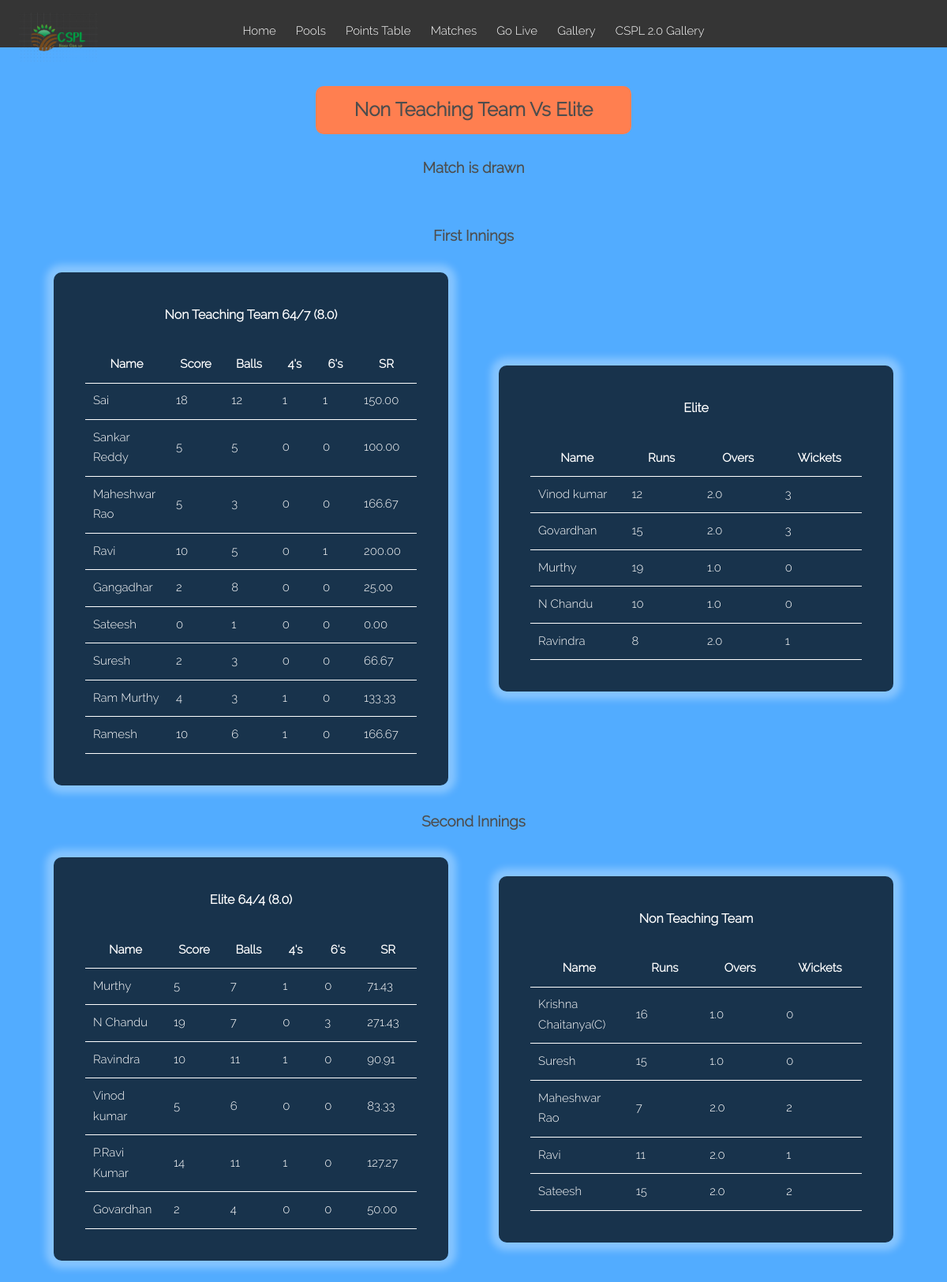
/CSPL/score.php?mid=41, run on the app's committed database.
### tables this page shows
CREATE TABLE `matches` (
  `id` int(11) NOT NULL,
  `t1` varchar(30) NOT NULL,
  `t2` varchar(30) NOT NULL,
  `status` tinyint(4) NOT NULL DEFAULT 1,
  `t1s` varchar(8) NOT NULL DEFAULT '0,0',
  `t2s` varchar(8) NOT NULL DEFAULT '0,0',
  `changed` varchar(2) NOT NULL DEFAULT '0',
  `t1e` int(11) NOT NULL DEFAULT 0,
  `t22` int(11) NOT NULL DEFAULT 0
);

CREATE TABLE `scorecard` (
  `mid` int(11) NOT NULL,
  `tid` int(11) NOT NULL,
  `pid` int(11) NOT NULL,
  `name` varchar(20) NOT NULL,
  `score` varchar(15) NOT NULL,
  `state` enum('bowling','batting') NOT NULL,
  `innings` varchar(1) NOT NULL,
  `id` int(11) NOT NULL
);

### CSPL/score.php (the view, shortened to what this page needs)
<!DOCTYPE html>
<html>
<head>
<link rel="stylesheet" type="text/css" href="style.css">
</head>
<body>
	<div id="header">
            <a href="index.php"><img src="logo.png" id="logo"></a>
			<a class="link" href="index.php">Home</a>
			<a class="link" href="index.php">Pools</a>
			<a class="link" href="index.php">Points Table</a>
			<a class="link" href="matches.php">Matches</a>
			<a class="link" href="score.php">Go Live</a>
			<a class="link" href="gallery/gallery.php">Gallery</a>
			<a class="link" href="gallery/gallery.php?season=2">CSPL 2.0 Gallery</a>
	</div>
	<br><br><br>
	<div id="pool" align="center"><br>
        <h2 id="title" style="background-color: coral;width: 400px;padding: 10px;border-radius: 10px;"></h2><br>
        <h3 id="result"></h3>
		<div>
			<div><br><br>
				<h3>First Innings</h3>
				<div align="center" class="cord">
					<?php
						$conn=mysqli_connect("localhost","root","","cspl3");
						$mid=-1;
						if($_GET['mid'])
						{
							if($res=mysqli_fetch_array(mysqli_query($conn,"SELECT id from matches where id='".$_GET['mid']."' and status!=1")))
                            {
								$mid=$res[0];
                            }
						}
						else if($res=mysqli_fetch_array(mysqli_query($conn,"SELECT id from matches where status=0")))
						{
							$mid=$res[0];
						}
						if($mid!=-1)
						{
							$query="SELECT name,score,state,innings from scorecard where mid='$mid' and state='batting' and innings=1";
							$query2="SELECT name from teams where id in (select t1 from matches where id='$mid')";
							$teamName=mysqli_fetch_array(mysqli_query($conn,$query2));
                            $tscore=mysqli_fetch_array(mysqli_query($conn,"SELECT t1s from matches where id='$mid'"));
                            $wck=mysqli_fetch_array(mysqli_query($conn,"SELECT COUNT(name) from scorecard where mid='$mid' and state='batting' and innings=1"));
                            $tscore=explode(",",$tscore[0]);
							echo "<h4>".$teamName[0]."     ".$tscore[0]."/".((int)$wck[0]>2?(int)$wck[0]-2:0)."  (".((int)($tscore[1]/6)).".".((int)$tscore[1]%6).")</h4><br>";
							$res=mysqli_query($conn,$query);
							echo "<table>
									<tr>
										  <th>Name</th>
										  <th>Score</th>
										  <th>Balls</th>
										  <th>4's</th>
										  <th>6's</th>
										  <th>SR</th>
									<tr>";
							while($result=mysqli_fetch_array($res))
							{
								$split=explode(",",$result['score']);
								$score=$split[0];
								$balls=$split[1];
								$fours=$split[2];
								$sixes=$split[3];
								$sr=number_format(((float)$score/(float)$balls)*100,2,'.','');
								echo "<tr>
										<td>".$result['name']."</td>
									  	<td>".$score."</td>
									  	<td>".$balls."</td>
									  	<td>".$fours."</td>
									  	<td>".$sixes."</td>
									  	<td>".$sr."</td>
									  </tr>";
							}
							echo "</table>
					</div>
					<div align='center' class='cord'>";
							$conn=mysqli_connect("localhost","root","","cspl3");
							$query="SELECT name,score,state,innings from scorecard where mid='$mid' and state='bowling' and innings=1";
							$query2="SELECT name from teams where id in (select t2 from matches where id='$mid')";
							$teamName=mysqli_fetch_array(mysqli_query($conn,$query2));
							echo "<h4>".$teamName[0]."</h4><br>";
							$res=mysqli_query($conn,$query);
							echo "<table>
									<tr>
										  <th>Name</th>
										  <th>Runs</th>
										  <th>Overs</th>
										  <th>Wickets</th>
									<tr>";
							while($result=mysqli_fetch_array($res))
							{
								$split=explode(",",$result['score']);
								$runs=$split[0];
								$overs=$split[1];
								$wickets=$split[2];
								echo "<tr>
										<td>".$result['name']."</td>
									  	<td>".$runs."</td>
									  	<td>".((int)($overs/6)).".".((int)$overs%6)."</td>
									  	<td>".$wickets."</td>
									  </tr>";
							}
							echo "</table>
					</div>
				</div>
			</div>
			<div>
					<h3>Second Innings</h3>
					<div align='center' class='cord'>";
							$conn=mysqli_connect("localhost","root","","cspl3");
							$query="SELECT name,score,state,innings from scorecard where mid='$mid' and state='batting' and innings=2";
							$query2="SELECT name from teams where id in (select t2 from matches where id='$mid')";
							$teamName=mysqli_fetch_array(mysqli_query($conn,$query2));
							$tscore=mysqli_fetch_array(mysqli_query($conn,"SELECT t2s from matches where id='$mid'"));
                            $wck=mysqli_fetch_array(mysqli_query($conn,"SELECT COUNT(name) from scorecard where mid='$mid' and state='batting' and innings=2"));
                            $tscore=explode(",",$tscore[0]);
							echo "<h4>".$teamName[0]."     ".$tscore[0]."/".((int)$wck[0]>2?(int)$wck[0]-2:0)."  (".((int)($tscore[1]/6)).".".((int)$tscore[1]%6).")</h4><br>";
							$res=mysqli_query($conn,$query);
							echo "<table>
									<tr>
										  <th>Name</th>
										  <th>Score</th>
										  <th>Balls</th>
										  <th>4's</th>
										  <th>6's</th>
										  <th>SR</th>
									<tr>";
							while($result=mysqli_fetch_array($res))
							{
								$split=explode(",",$result['score']);
								$score=$split[0];
								$balls=$split[1];
								$fours=$split[2];
								$sixes=$split[3];
								$sr=number_format(((float)$score/(float)$balls)*100,2,'.','');
								echo "<tr>
										<td>".$result['name']."</td>
									  	<td>".$score."</td>
									  	<td>".$balls."</td>
									  	<td>".$fours."</td>
									  	<td>".$sixes."</td>
									  	<td>".$sr."</td>
									  </tr>";
							}
							echo "</table>
					</div>
					<div align='center' class='cord'>";
							$conn=mysqli_connect("localhost","root","","cspl3");
							$query="SELECT name,score,state,innings from scorecard where mid='$mid' and state='bowling' and innings=2";
							$query2="SELECT name from teams where id in (select t1 from matches where id='$mid')";
							$teamName=mysqli_fetch_array(mysqli_query($conn,$query2));
							echo "<h4>".$teamName[0]."</h4><br>";
							$res=mysqli_query($conn,$query);
							echo "<table>
									<tr>
										  <th>Name</th>
										  <th>Runs</th>
										  <th>Overs</th>
										  <th>Wickets</th>
									<tr>";
							while($result=mysqli_fetch_array($res))
							{
								$split=explode(",",$result['score']);
								$runs=$split[0];
								$overs=$split[1];
								$wickets=$split[2];
								echo "<tr>
										<td>".$result['name']."</td>
									  	<td>".$runs."</td>
									  	<td>".((int)($overs/6)).".".((int)$overs%6)."</td>
									  	<td>".$wickets."</td>
									  </tr>";
							}
							echo "</table>";
						}
						else
                        {
							echo "<p>Selected match scorecard isn't available</p><br>";
							if($_GET['mid'])
								echo "<h3><a href='score.php'>Go Live</a></h3>";
                        }
					?>
				</div>
			</div>
		</div>
</body>
</html>

### CSPL/gallery/css/style.css (style rules this page uses)
body { line-height: 1.7; color: #4d4d4d; font-weight: 300; font-size: 1rem; }
a { -webkit-transition: .3s all ease; -o-transition: .3s all ease; transition: .3s all ease; }

### CSPL/score.php (style rules this page uses)
* { margin:0; box-sizing:border-box; font-family: 'Raleway', sans-serif; box-sizing: border-box; object-fit: contain; }
body { background-color:#52ACFF; }
#header { font-size:20px; position:fixed; width:100%; text-align: center; text-align:center; color:white; background-color:#353535; top:0px; padding:20px; z-index:5; display:inline-block; height:60px; }
.link { display: inline-block; text-decoration: none; color: white; margin: 0 10px; border: 0px; background-color: transparent; font-size: 15px; cursor: pointer; }
a { text-decoration: none; color: white; }
.cord { padding: 40px; display: inline-block; vertical-align: middle; width: 500px; height: auto; align-items: center; background-color: rgba(0,0,0,0.7); border-radius: 10px; box-shadow: 0 0 10px 10px rgba(255,255,255,0.3); margin: 30px; color: white; }
td { width: 150px; }
table,td,th { font-size: 15px; padding: 10px; border-bottom:1px solid white; border-collapse: collapse; }
#logo { position: fixed; top:1%; left: 2%; width: 100px; height: auto; }

### data on the page
matches: t1s "64", $tscore[1]/6 "8", (int)$tscore[1]%6 "0", t2s "64"
scorecard: name "Sai", score "18", score "12", score "1", score "150.00"
scorecard: name "Sankar Reddy", score "5", score "0", score "100.00"
scorecard: name "Maheshwar Rao", score "5", score "3", score "0", score "166.67"
scorecard: name "Ravi", score "10", score "5", score "0", score "1", score "200.00"
scorecard: name "Gangadhar", score "2", score "8", score "0", score "25.00"
scorecard: name "Sateesh", score "0", score "1", score "0.00"
scorecard: name "Suresh", score "2", score "3", score "0", score "66.67"
scorecard: name "Ram Murthy", score "4", score "3", score "1", score "0", score "133.33"
scorecard: name "Ramesh", score "10", score "6", score "1", score "0", score "166.67"
scorecard: name "Vinod kumar", score "12", $overs/6 "2", (int)$overs%6 "0", score "3"
scorecard: name "Govardhan", score "15", $overs/6 "2", (int)$overs%6 "0", score "3"
scorecard: name "Murthy", score "19", $overs/6 "1", (int)$overs%6 "0", score "0"
scorecard: name "N Chandu", score "10", $overs/6 "1", (int)$overs%6 "0", score "0"
scorecard: name "Ravindra", score "8", $overs/6 "2", (int)$overs%6 "0", score "1"
scorecard: name "Murthy", score "5", score "7", score "1", score "0", score "71.43"
scorecard: name "N Chandu", score "19", score "7", score "0", score "3", score "271.43"
scorecard: name "Ravindra", score "10", score "11", score "1", score "0", score "90.91"
scorecard: name "Vinod kumar", score "5", score "6", score "0", score "83.33"
scorecard: name "P.Ravi Kumar", score "14", score "11", score "1", score "0", score "127.27"
scorecard: name "Govardhan", score "2", score "4", score "0", score "50.00"
scorecard: name "Krishna Chaitanya(C)", score "16", $overs/6 "1", (int)$overs%6 "0", score "0"
scorecard: name "Suresh", score "15", $overs/6 "1", (int)$overs%6 "0", score "0"
scorecard: name "Maheshwar Rao", score "7", $overs/6 "2", (int)$overs%6 "0", score "2"
scorecard: name "Ravi", score "11", $overs/6 "2", (int)$overs%6 "0", score "1"
scorecard: name "Sateesh", score "15", $overs/6 "2", (int)$overs%6 "0", score "2"

### other printed values
$teamName[0] "Non Teaching Team"
$teamName[0] "Elite"
